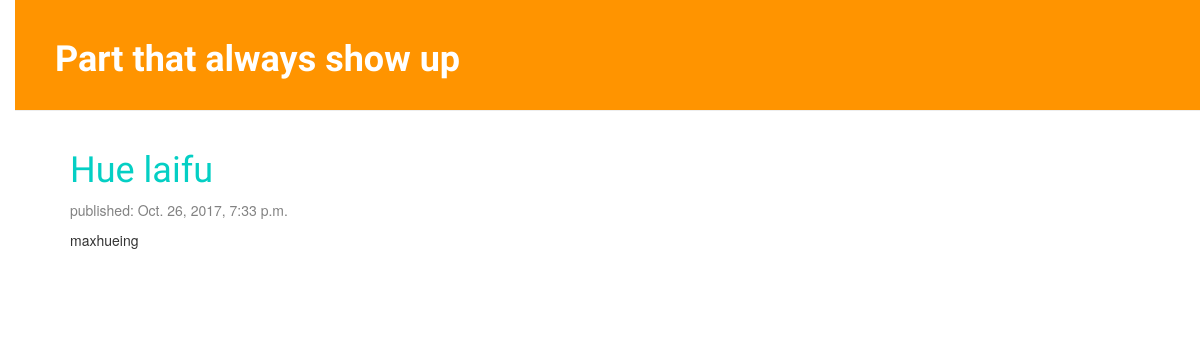
Before: / with the older database file.
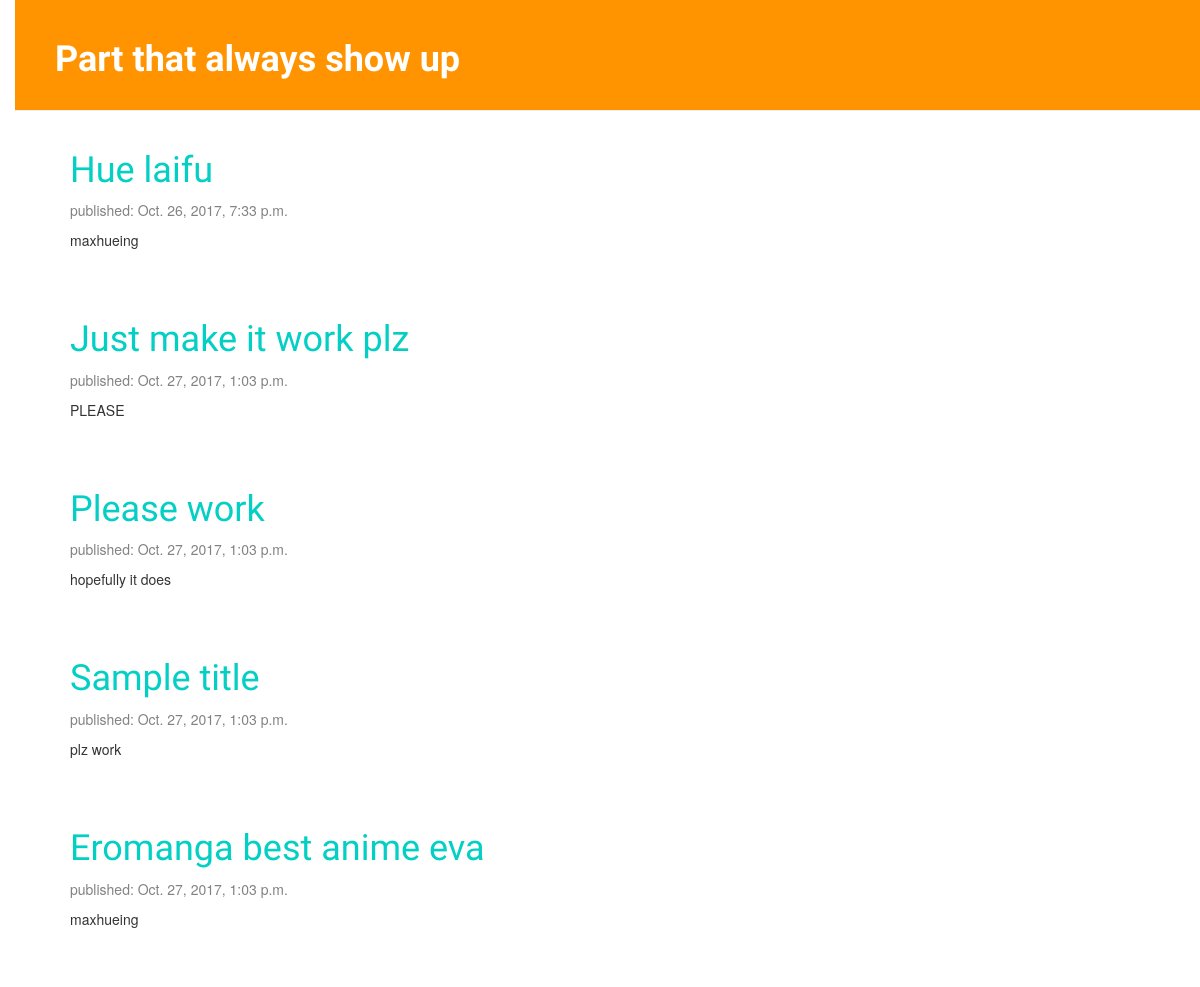
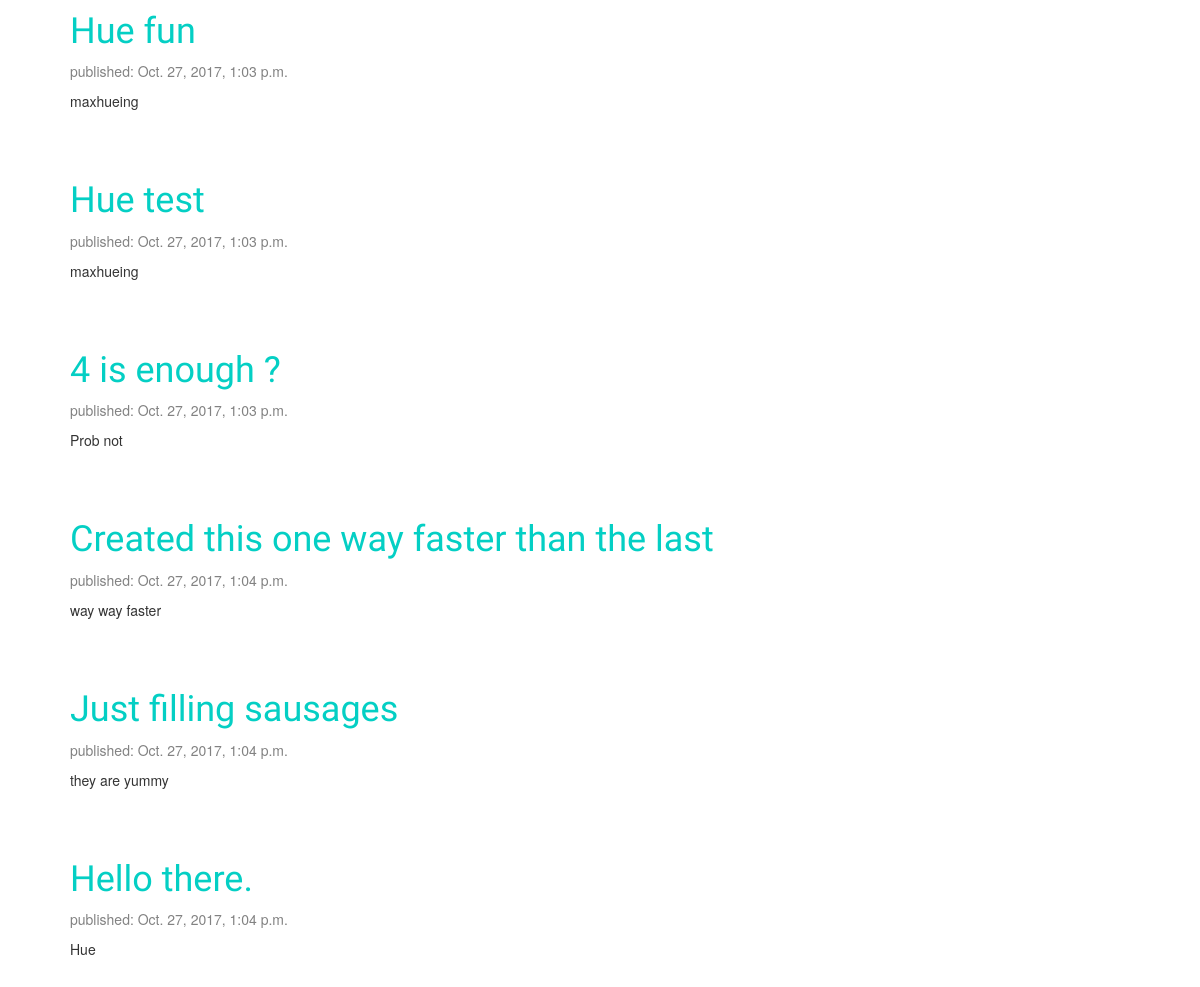
After: the same page with the newer database file (2 pictures, top to bottom).
### blog/models.py (models this page shows, shortened)
class Post(models.Model):
    author = models.ForeignKey('auth.User')
    title = models.CharField(max_length=200)
    text = models.TextField()
    created_date = models.DateTimeField(default=timezone.now)
    published_date = models.DateTimeField(blank=True, null=True)

### blog/views.py (the view)
# urls.py: urlpatterns = [url(r'^$', views.post_list, name='post_list'),
def post_list(request):
    posts = Post.objects.filter(published_date__lte=timezone.now()).order_by('published_date')
    return render(request, 'blog/post_list.html', {'posts': posts})

### blog/templates/blog/post_list.html
{% extends 'blog/base.html' %}
{% block content %}
      {%for post in posts%}
        <div class="post">
          <h1><a href="{% url 'post_detail' pk=post.pk %}">{{ post.title }}</a></h1>
          <div class="date">
            <p>published: {{ post.published_date }}</p>
          </div>
       <p>{{ post.text|linebreaksbr }}</p>
     </div>
      {% endfor %}
      {% endblock %}

Changed rows visible on the page:
now on this page (row edited): Post: title "Just make it work plz", published_date "Oct. 27, 2017, 1:03 p.m.", text "PLEASE"
now on this page (row edited): Post: title "Please work", published_date "Oct. 27, 2017, 1:03 p.m.", text "hopefully it does"
now on this page (row edited): Post: title "Sample title", published_date "Oct. 27, 2017, 1:03 p.m.", text "plz work"
now on this page (row edited): Post: title "Eromanga best anime eva", published_date "Oct. 27, 2017, 1:03 p.m.", text "maxhueing"
now on this page (row edited): Post: title "Hue fun", published_date "Oct. 27, 2017, 1:03 p.m.", text "maxhueing"
now on this page (row edited): Post: title "Hue test", published_date "Oct. 27, 2017, 1:03 p.m.", text "maxhueing"
now on this page (row edited): Post: title "4 is enough ?", published_date "Oct. 27, 2017, 1:03 p.m.", text "Prob not"
now on this page (row edited): Post: title "Created this one way faster than the last", published_date "Oct. 27, 2017, 1:04 p.m.", text "way way faster"
now on this page (row edited): Post: title "Just filling sausages", published_date "Oct. 27, 2017, 1:04 p.m.", text "they are yummy"
now on this page (row edited): Post: title "Hello there.", published_date "Oct. 27, 2017, 1:04 p.m.", text "Hue"
